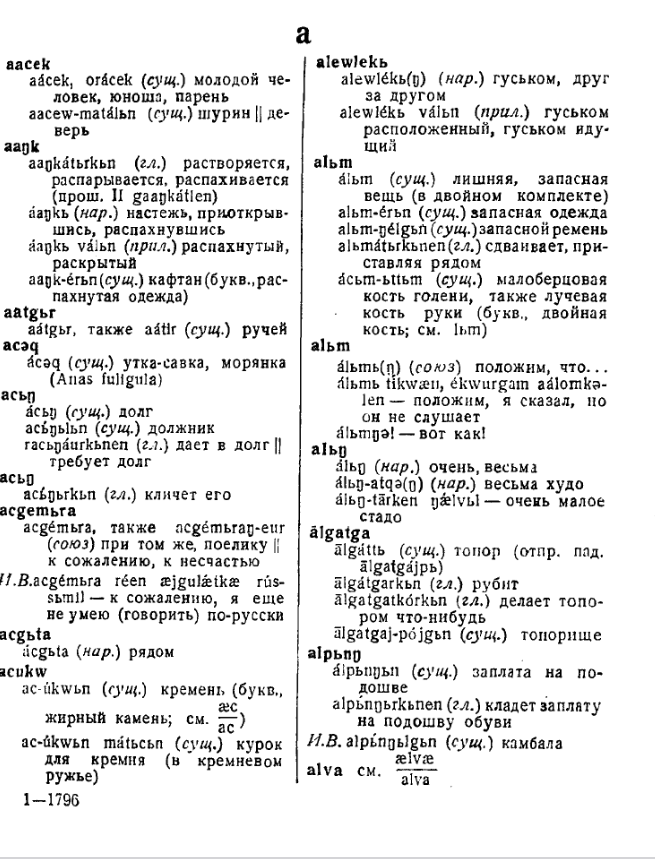
#> input picture test-dict-page.png, 655 x 859 px, found by its file name
$ python preprocessing.py
#> lines starting #> are read from the running program, lines starting #| are printed output that depends on the picture; after the words box and inside, x2 and y2 are one past the last pixel; in counts of white or black regions, pixels touching at a corner belong together
"""
PaddleOCR preprocessing and visualization pipeline for dictionary extraction.
Implements all preprocessing steps from PaddleOCRPlan.md with before/after visualization.
"""

import cv2
import numpy as np
import matplotlib

matplotlib.use("Agg")  # Use non-interactive backend
import matplotlib.pyplot as plt
from pathlib import Path
from typing import Tuple, Dict, Optional
import math


class DictionaryPreprocessor:
    """Preprocesses dictionary page images with visualization."""

    def __init__(self, image_path: str, output_dir: str = "preprocessing_outputs"):
        """
        Initialize preprocessor with input image.

        Args:
            image_path: Path to dictionary page image
            output_dir: Directory to save visualization outputs
        """
#> called with image_path = 'assets/test-dict-page.png', output_dir = 'preprocessing_outputs'
        self.image_path = Path(image_path)
        self.output_dir = Path(output_dir)
        self.output_dir.mkdir(exist_ok=True, parents=True)

        # Load original image
        self.original = cv2.imread(str(image_path))
#> self.original is the input picture: shape (859, 655, 3); mean B, G, R 230.7, 230.7, 230.7
        if self.original is None:
            raise ValueError(f"Could not load image from {image_path}")

        # Keep track of current processed image
        self.current = self.original.copy()

        # Store metadata
        self.metadata = {
            "original_shape": self.original.shape,
            "deskew_angle": None,
        }

    def visualize_step(
        self,
        step_name: str,
        before: np.ndarray,
        after: np.ndarray,
        save: bool = True,
        show: bool = False,
    ) -> None:
        """
        Visualize before/after for a preprocessing step.

        Args:
            step_name: Name of the preprocessing step
            before: Image before processing
            after: Image after processing
            save: Whether to save the visualization
            show: Whether to display the visualization
        """
        fig, axes = plt.subplots(1, 2, figsize=(20, 10))

        # Convert BGR to RGB for matplotlib
        before_rgb = (
            cv2.cvtColor(before, cv2.COLOR_BGR2RGB)
            if len(before.shape) == 3 and before.shape[2] == 3
            else before
        )
        after_rgb = (
            cv2.cvtColor(after, cv2.COLOR_BGR2RGB)
            if len(after.shape) == 3 and after.shape[2] == 3
            else after
        )

        # Handle grayscale images
        if len(before_rgb.shape) == 2:
            axes[0].imshow(before_rgb, cmap="gray")
        else:
            axes[0].imshow(before_rgb)
        axes[0].set_title(f"Before: {step_name}", fontsize=14, fontweight="bold")
        axes[0].axis("off")

        if len(after_rgb.shape) == 2:
            axes[1].imshow(after_rgb, cmap="gray")
        else:
            axes[1].imshow(after_rgb)
        axes[1].set_title(f"After: {step_name}", fontsize=14, fontweight="bold")
        axes[1].axis("off")

        plt.tight_layout()

        if save:
            output_path = self.output_dir / f"{step_name.lower().replace(' ', '_')}.png"
            plt.savefig(output_path, dpi=150, bbox_inches="tight")
            print(f"Saved visualization: {output_path}")

        if show:
            plt.show()
        else:
            plt.close()

    def step1_convert_to_grayscale(self) -> np.ndarray:
        """
        Step 1: Convert to grayscale.
        Better for OCR - reduces noise and data size.
        """
        before = self.current.copy()

        # Convert to grayscale if not already
        if len(self.current.shape) == 3:
            # BGR or RGB to grayscale
            self.current = cv2.cvtColor(self.current, cv2.COLOR_BGR2GRAY)
        # else: already grayscale

        after = self.current.copy()
        self.visualize_step("Step 1: Convert to Grayscale", before, after)

        return self.current

    def step2_deskew(self, skip_threshold: float = 0.5) -> np.ndarray:
        """
        Step 2: Deskew the image using Hough line detection.

        Args:
            skip_threshold: Skip correction if angle < this value (degrees)
        """
        before = self.current.copy()

        # Work with grayscale (already converted in step 1)
        gray = (
            self.current
            if len(self.current.shape) == 2
            else cv2.cvtColor(self.current, cv2.COLOR_BGR2GRAY)
        )

        # Binarize for better line detection
        _, binary = cv2.threshold(gray, 0, 255, cv2.THRESH_BINARY_INV + cv2.THRESH_OTSU)

        # Detect lines using Hough transform
        edges = cv2.Canny(binary, 50, 150, apertureSize=3)
        lines = cv2.HoughLines(edges, 1, np.pi / 180, 200)

        if lines is not None:
            # Calculate angles
            angles = []
            for rho, theta in lines[:, 0]:
                # Convert to degrees, normalize to [-45, 45]
                angle = (theta * 180 / np.pi) - 90
                # Filter out vertical/horizontal outliers
                if -45 < angle < 45:
                    angles.append(angle)

            if angles:
                # Use median angle for robustness
                skew_angle = np.median(angles)
                self.metadata["deskew_angle"] = skew_angle

                print(f"Detected skew angle: {skew_angle:.2f}°")

                # Only rotate if angle is significant
                if abs(skew_angle) > skip_threshold:
                    # Get image center and rotation matrix
                    h, w = self.current.shape[:2]
                    center = (w // 2, h // 2)
                    M = cv2.getRotationMatrix2D(center, skew_angle, 1.0)

                    # Rotate with white background (255 for grayscale)
                    border_value = (
                        255 if len(self.current.shape) == 2 else (255, 255, 255)
                    )
                    self.current = cv2.warpAffine(
                        self.current,
                        M,
                        (w, h),
                        flags=cv2.INTER_CUBIC,
                        borderMode=cv2.BORDER_CONSTANT,
                        borderValue=border_value,
                    )
                    print(f"Applied rotation correction: {skew_angle:.2f}°")
                else:
                    print(
                        f"Skew angle too small ({skew_angle:.2f}°), skipping correction"
                    )
            else:
                print("No valid angles detected, skipping deskew")
                self.metadata["deskew_angle"] = 0.0
        else:
            print("No lines detected, skipping deskew")
            self.metadata["deskew_angle"] = 0.0

        after = self.current.copy()
        self.visualize_step("Step 2: Deskew", before, after)

        return self.current

    def step3_denoise(self, kernel_size: int = 3) -> np.ndarray:
        """
        Step 3: Light denoising using bilateral filter.
        Preserves edges while reducing noise.

        Args:
            kernel_size: Size of the filter kernel (odd number)
        """
        before = self.current.copy()

        # Bilateral filter: reduces noise while keeping edges sharp
        # d: diameter of pixel neighborhood
        # sigmaColor: filter sigma in color space
        # sigmaSpace: filter sigma in coordinate space
        self.current = cv2.bilateralFilter(
            self.current, d=5, sigmaColor=75, sigmaSpace=75
        )

        after = self.current.copy()
        self.visualize_step("Step 3: Denoise (Bilateral)", before, after)

        return self.current

    def step4_contrast_normalization(
        self, clip_limit: float = 2.0, tile_size: int = 8
    ) -> np.ndarray:
        """
        Step 4: Contrast normalization using CLAHE.
        Helps with small Cyrillic characters.

        Args:
            clip_limit: Threshold for contrast limiting
            tile_size: Size of grid for histogram equalization
        """
        before = self.current.copy()

        # Apply CLAHE directly to grayscale image
        clahe = cv2.createCLAHE(
            clipLimit=clip_limit, tileGridSize=(tile_size, tile_size)
        )
        self.current = clahe.apply(self.current)

        after = self.current.copy()
        self.visualize_step("Step 4: Contrast Normalization (CLAHE)", before, after)

        return self.current

    def step5_sharpen(self, amount: float = 1.0) -> np.ndarray:
        """
        Step 5: Optional mild sharpening.
        Use carefully to avoid halos.

        Args:
            amount: Sharpening strength (0.5-2.0 recommended)
        """
        before = self.current.copy()

        # Create unsharp mask
        gaussian = cv2.GaussianBlur(self.current, (0, 0), 2.0)
        self.current = cv2.addWeighted(self.current, 1.0 + amount, gaussian, -amount, 0)

        after = self.current.copy()
        self.visualize_step("Step 5: Sharpen (Unsharp Mask)", before, after)

        return self.current

    def run_all_steps(
        self,
        deskew: bool = True,
        deskew_threshold: float = 0.5,
        denoise: bool = True,
        contrast: bool = True,
        sharpen: bool = True,
        sharpen_amount: float = 0.5,
    ) -> np.ndarray:
        """
        Run all preprocessing steps in sequence.

        Args:
            deskew: Whether to apply deskew
            deskew_threshold: Minimum angle (degrees) to apply deskew
            denoise: Whether to apply denoising
            contrast: Whether to apply contrast normalization
            sharpen: Whether to apply sharpening
            sharpen_amount: Sharpening strength

        Returns:
            Final preprocessed image
        """
        print(f"\n{'='*60}")
        print(f"Starting preprocessing pipeline for: {self.image_path.name}")
        print(f"{'='*60}\n")

        # Step 1: Convert to grayscale
        print("Running Step 1: Convert to Grayscale...")
        self.step1_convert_to_grayscale()

        # Step 2: Deskew (optional)
        if deskew:
            print("\nRunning Step 2: Deskew...")
            self.step2_deskew(skip_threshold=deskew_threshold)
        else:
            print("\nSkipping Step 2: Deskew")

        # Step 3: Denoise (optional)
        if denoise:
            print("\nRunning Step 3: Denoise...")
            self.step3_denoise()
        else:
            print("\nSkipping Step 3: Denoise")

        # Step 4: Contrast normalization (optional)
        if contrast:
            print("\nRunning Step 4: Contrast Normalization...")
            self.step4_contrast_normalization()
        else:
            print("\nSkipping Step 4: Contrast Normalization")

        # Step 5: Sharpen (optional)
        if sharpen:
            print("\nRunning Step 5: Sharpen...")
            self.step5_sharpen(amount=sharpen_amount)
        else:
            print("\nSkipping Step 5: Sharpen")

        # Final comparison
        self.visualize_step(
            "Final Result: Original vs Preprocessed", self.original, self.current
        )

        print(f"\n{'='*60}")
        print("Preprocessing complete!")
        print(f"Visualizations saved to: {self.output_dir}")
        if self.metadata["deskew_angle"] is not None:
            print(f"Deskew angle applied: {self.metadata['deskew_angle']:.2f}°")
        print(f"{'='*60}\n")

        return self.current

    def save_result(self, output_path: Optional[str] = None) -> str:
        """Save the final preprocessed image."""
        if output_path is None:
            output_path = self.output_dir / f"preprocessed_{self.image_path.name}"
        else:
            output_path = Path(output_path)

        cv2.imwrite(str(output_path), self.current)
        print(f"Saved preprocessed image to: {output_path}")
        return str(output_path)

    def generate_individual_preprocessed_images(
        self,
        deskew_threshold: float = 0.5,
        denoise_params: dict = None,
        contrast_params: dict = None,
        sharpen_amount: float = 0.5,
    ) -> Dict[str, str]:
        """
        Generate individual preprocessed images for each step to test CER impact.
        Each image only has grayscale + ONE additional preprocessing step applied.

        Args:
            deskew_threshold: Minimum angle for deskew correction
            denoise_params: Parameters for denoising (d, sigmaColor, sigmaSpace)
            contrast_params: Parameters for CLAHE (clip_limit, tile_size)
            sharpen_amount: Sharpening strength

        Returns:
            Dictionary mapping step name to output file path
        """
#> called with deskew_threshold = 0.5, sharpen_amount = 0.5
        if denoise_params is None:
            denoise_params = {"d": 5, "sigmaColor": 75, "sigmaSpace": 75}
        if contrast_params is None:
            contrast_params = {"clip_limit": 2.0, "tile_size": 8}

        output_paths = {}

        print(f"\n{'='*60}")
        print("Generating individual preprocessed images for CER testing...")
        print(f"{'='*60}\n")

        # 1. Baseline: Just grayscale
        print("1. Generating baseline (grayscale only)...")
        img = self.original.copy()
        if len(img.shape) == 3:
            img = cv2.cvtColor(img, cv2.COLOR_BGR2GRAY)
        output_path = self.output_dir / f"preprocessed_baseline_grayscale.png"
        cv2.imwrite(str(output_path), img)
        output_paths["baseline"] = str(output_path)
        print(f"   Saved: {output_path}")

        # 2. Grayscale + Deskew
        print("\n2. Generating grayscale + deskew...")
        img = self.original.copy()
        if len(img.shape) == 3:
            img = cv2.cvtColor(img, cv2.COLOR_BGR2GRAY)

        # Apply deskew
        gray = img.copy()
        _, binary = cv2.threshold(gray, 0, 255, cv2.THRESH_BINARY_INV + cv2.THRESH_OTSU)
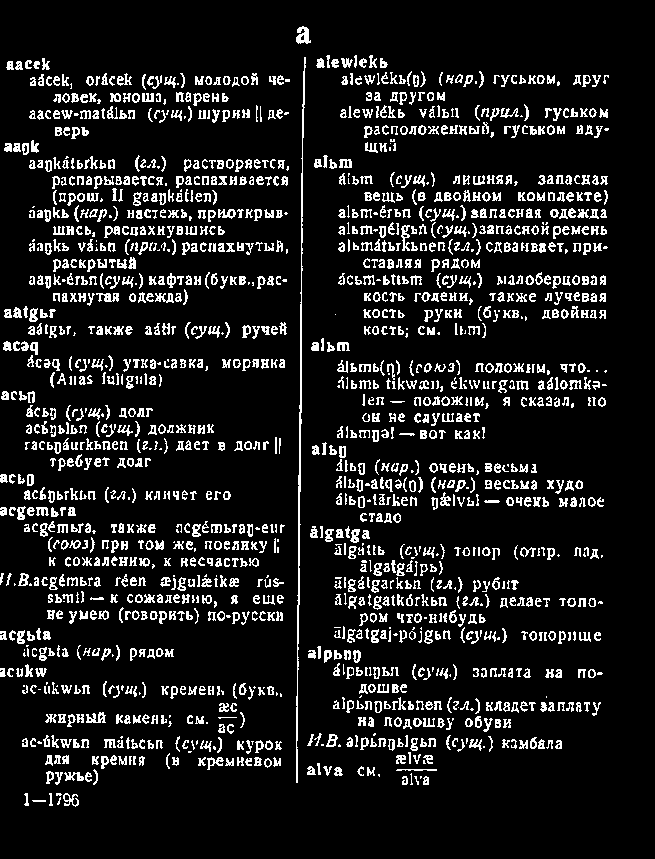
#> binary: shape (859, 655); 11.4% white in thin lines or dots, all inside (x1, y1, x2, y2) = (0, 26, 609, 807)
        edges = cv2.Canny(binary, 50, 150, apertureSize=3)
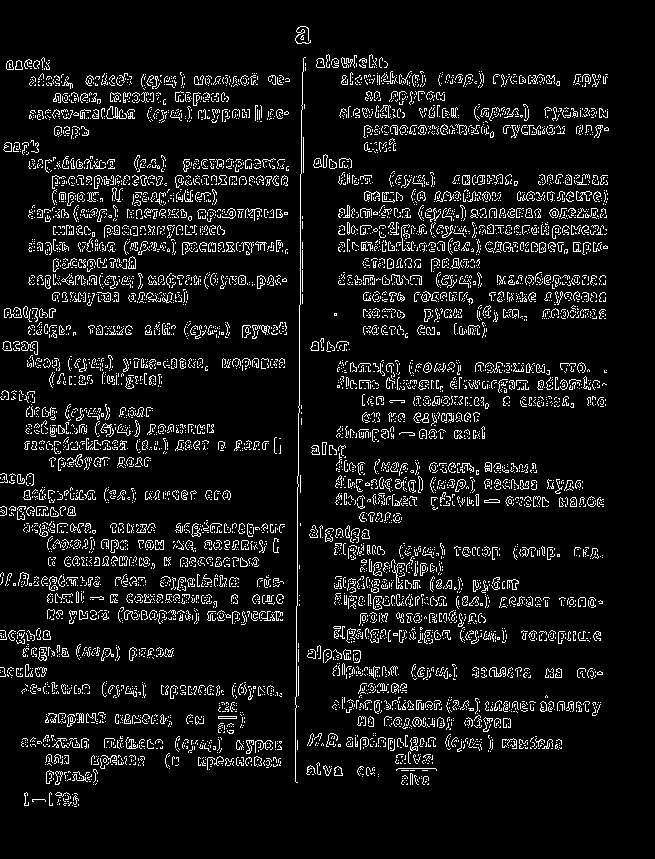
#> edges: shape (859, 655); 7.9% white in thin lines or dots, all inside (x1, y1, x2, y2) = (0, 26, 609, 807)
        lines = cv2.HoughLines(edges, 1, np.pi / 180, 200)
#> lines = [[217, 1.57], [306, 0.0175], [284, 1.57], [242, 1.57]]

        if lines is not None:
            angles = []
            for rho, theta in lines[:, 0]:
                angle = (theta * 180 / np.pi) - 90
                if -45 < angle < 45:
                    angles.append(angle)
#> this loop made 4 passes
#> (rho, theta, angle) on passes 1 to 4: (217, 1.57, 2.5e-06), (306, 0.0175, -89), (284, 1.57, 2.5e-06), (242, 1.57, 2.5e-06)
#> after the loop, angles = [2.5e-06, 2.5e-06, 2.5e-06]

            if angles:
                skew_angle = np.median(angles)
#> skew_angle = 2.5e-06
                if abs(skew_angle) > deskew_threshold:
                    h, w = img.shape[:2]
                    center = (w // 2, h // 2)
                    M = cv2.getRotationMatrix2D(center, skew_angle, 1.0)
                    img = cv2.warpAffine(
                        img,
                        M,
                        (w, h),
                        flags=cv2.INTER_CUBIC,
                        borderMode=cv2.BORDER_CONSTANT,
                        borderValue=255,
                    )
                    print(f"   Applied deskew: {skew_angle:.2f}°")

        output_path = self.output_dir / f"preprocessed_deskew_only.png"
        cv2.imwrite(str(output_path), img)
        output_paths["deskew"] = str(output_path)
        print(f"   Saved: {output_path}")

        # 3. Grayscale + Denoise
        print("\n3. Generating grayscale + denoise...")
        img = self.original.copy()
        if len(img.shape) == 3:
            img = cv2.cvtColor(img, cv2.COLOR_BGR2GRAY)
        img = cv2.bilateralFilter(
            img,
            d=denoise_params["d"],
            sigmaColor=denoise_params["sigmaColor"],
            sigmaSpace=denoise_params["sigmaSpace"],
        )
        output_path = self.output_dir / f"preprocessed_denoise_only.png"
        cv2.imwrite(str(output_path), img)
        output_paths["denoise"] = str(output_path)
        print(f"   Saved: {output_path}")

        # 4. Grayscale + Contrast (CLAHE)
        print("\n4. Generating grayscale + contrast normalization...")
        img = self.original.copy()
        if len(img.shape) == 3:
            img = cv2.cvtColor(img, cv2.COLOR_BGR2GRAY)
        clahe = cv2.createCLAHE(
            clipLimit=contrast_params["clip_limit"],
            tileGridSize=(contrast_params["tile_size"], contrast_params["tile_size"]),
        )
        img = clahe.apply(img)
        output_path = self.output_dir / f"preprocessed_contrast_only.png"
        cv2.imwrite(str(output_path), img)
        output_paths["contrast"] = str(output_path)
        print(f"   Saved: {output_path}")

        # 5. Grayscale + Sharpen
        print("\n5. Generating grayscale + sharpen...")
        img = self.original.copy()
        if len(img.shape) == 3:
            img = cv2.cvtColor(img, cv2.COLOR_BGR2GRAY)
        gaussian = cv2.GaussianBlur(img, (0, 0), 2.0)
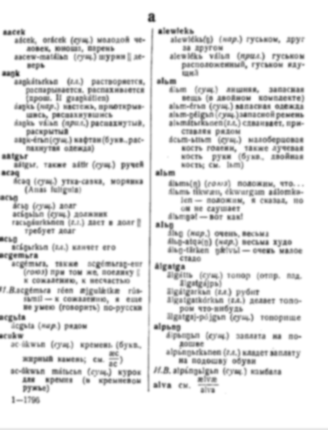
#> gaussian: shape (859, 655) (shown at 1/2 size); min 55, max 255, mean 230.7
        img = cv2.addWeighted(img, 1.0 + sharpen_amount, gaussian, -sharpen_amount, 0)
        output_path = self.output_dir / f"preprocessed_sharpen_only.png"
        cv2.imwrite(str(output_path), img)
        output_paths["sharpen"] = str(output_path)
        print(f"   Saved: {output_path}")

        print(f"\n{'='*60}")
        print("Individual preprocessed images generated!")
        print(f"Total images: {len(output_paths)}")
        print(f"Output directory: {self.output_dir}")
        print(f"{'='*60}\n")

        return output_paths


def main():
    """Demo/test the preprocessing pipeline."""
    # Use the test dictionary page
    test_image = Path(__file__).parent.parent / "assets" / "test-dict-page.png"

    if not test_image.exists():
        print(f"Error: Test image not found at {test_image}")
        print("Please provide a path to a dictionary page image.")
        return

    # Initialize preprocessor
    preprocessor = DictionaryPreprocessor(
        str(test_image), output_dir="preprocessing_outputs"
    )

    # Generate individual preprocessed images for CER testing
    print("=" * 70)
    print("PART 1: Generating individual preprocessed images for CER testing")
    print("=" * 70)
    individual_paths = preprocessor.generate_individual_preprocessed_images(
        deskew_threshold=0.5, sharpen_amount=0.5
    )

    print("\n" + "=" * 70)
    print("PART 2: Running full preprocessing pipeline with all steps combined")
    print("=" * 70)

    # Run all preprocessing steps combined
    preprocessed = preprocessor.run_all_steps(
        deskew=True,
        deskew_threshold=0.5,  # Only rotate if > 0.5 degrees
        denoise=True,
        contrast=True,
        sharpen=True,
        sharpen_amount=0.5,  # Mild sharpening
    )
#> in visualize_step, `plt.savefig(output_path, dpi=150, bbox_inches="tight")`:
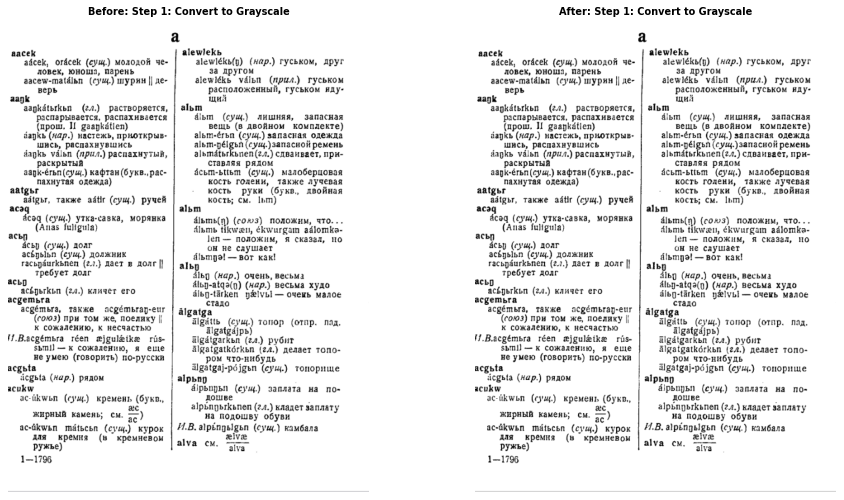
#> figure drawn by matplotlib, 2 panels
#> (the rest of the program and of its run is left out)
